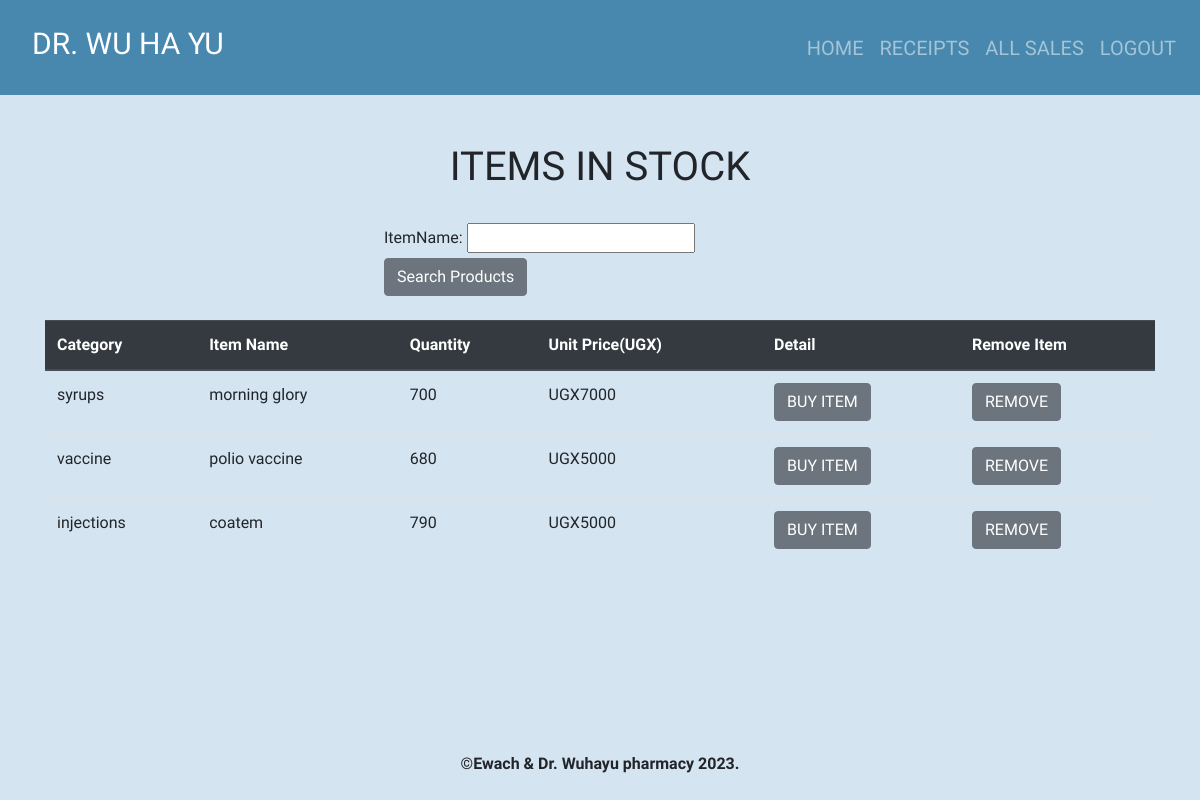
The app's page /home/ (signed in) with its own data.
### pharmacy/models.py (models this page shows, shortened)
class Product(models.Model):
    categoryName= models.ForeignKey(Stock_Category,on_delete=models.CASCADE,null=True, blank= True)
    itemName=models.CharField(max_length=50, null=True, blank=True)
    totalQuantity= models.IntegerField(default=0, null=True, blank=True)
    issuedQuantity=models.IntegerField(default=0, null=True, blank=True)
    receivedQuantity=models.IntegerField(default=0, null=True, blank=True)
    unitPrice= models.IntegerField(default=0, null=True, blank=True)
    manufacturer= models.CharField(max_length=50, null=True, blank=True)
    brand= models.CharField(max_length=50, null=True, blank=True)

class Stock_Category(models.Model):
    name = models.CharField(max_length=50, null=True, blank=True)
    def __str__(self) :
        return self.name

### pharmacy/views.py (the view)
# urls.py: 2. Add a URL to urlpatterns:  path('', views.home, name='home')
@login_required
def home(request):
    products= Product.objects.all().order_by('-id')
    product_filters = Product_filter(request.GET,queryset=products)
    products= product_filters.qs
    return render(request, 'products/home.html',{'products':products,'product_filters':product_filters})

### templates/products/home.html
{% extends 'products/base.html'%} {% block content%}
<br></br>
<div class = "container">
  <h1 class= "text-center">ITEMS IN STOCK</h1>
  <br>
  <div class = "container">
    <form action = "" method = "GET">
      {{product_filters.form}}
      <input
      type = "submit"
      value = "Search Products"
      class="btn btn-secondary btn"/>
    </form>
  </div>
  <br>
  <table class="table">
    <thead class="thead-dark">
      <tr>
        <th scope="col">Category</th>
        <th scope="col">Item Name</th>
        <th scope="col">Quantity</th>
        <th scope="col">Unit Price(UGX)</th>
        <th scope = "col">Detail</th>
        <th scope = "col">Remove Item</th>
      </tr>
    </thead>
    {% for product in products%}
    <tbody>
      <tr>
        <td>{{product.categoryName}}</td>
        <td>{{product.itemName}}</td>
        <td>{{product.totalQuantity}}</td>
        <td>UGX{{product.unitPrice}}</td>
        <td><a href="{% url 'product_detail' product.id %}"
              ><input
                type="submit"
                value="BUY ITEM"
                class="btn btn-secondary btn"
                type="button"
            /></a></td>
            <td><a href="{% url 'delete_item' product.id %}"
              ><input
                type="submit"
                value="REMOVE"
                class="btn btn-secondary btn"
                type="button"
            /></a></td>
      </tr>
    </tbody>
    {% endfor %}
  </table>
</div>
{% endblock%}

### pharmacy/static/css/main.css (style rules this page uses)
html,body { position: relative; overflow-x: hidden; width: 100% !important; height: 100vh; display: table; position: relative; background-position: center; background-attachment: scroll; -o-background-size: cover; -moz-background-size: cover; -webkit-background-size: cover; background-size: cover; background-repeat: no-repeat; }
body { background-color: hsl(208, 50%, 89%); font-family: 'raleway'; }
form { width: 40%; margin: 0 auto; }

### records on screen
Product: categoryName "syrups", itemName "morning glory", totalQuantity "700", unitPrice "7000"
Product: categoryName "vaccine", itemName "polio vaccine", totalQuantity "680", unitPrice "5000"
Product: categoryName "injections", itemName "coatem", totalQuantity "790", unitPrice "5000"
